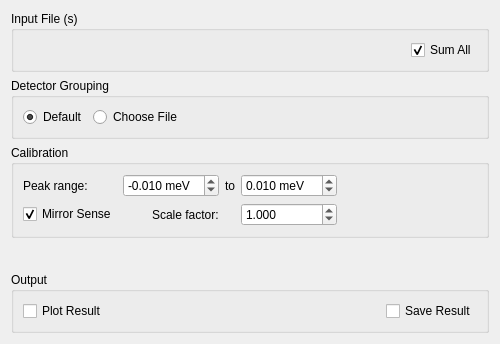
<?xml version="1.0" encoding="UTF-8"?>
<ui version="4.0">
 <class>ILLCalibration</class>
 <widget class="QWidget" name="ILLCalibration">
  <property name="geometry">
   <rect>
    <x>0</x>
    <y>0</y>
    <width>500</width>
    <height>344</height>
   </rect>
  </property>
  <property name="minimumSize">
   <size>
    <width>500</width>
    <height>0</height>
   </size>
  </property>
  <property name="windowTitle">
   <string>Form</string>
  </property>
  <layout class="QVBoxLayout" name="verticalLayout_10">
   <item>
    <widget class="QGroupBox" name="gbInput">
     <property name="title">
      <string>Input File (s)</string>
     </property>
     <layout class="QHBoxLayout" name="horizontalLayout_2">
      <item>
       <widget class="MantidQt::MantidWidgets::MWRunFiles" name="rfRunFile" native="true">
        <property name="sizePolicy">
         <sizepolicy hsizetype="MinimumExpanding" vsizetype="Preferred">
          <horstretch>0</horstretch>
          <verstretch>0</verstretch>
         </sizepolicy>
        </property>
        <property name="toolTip">
         <string>&lt;html&gt;&lt;head/&gt;&lt;body&gt;&lt;p&gt;Input run file (numor)&lt;/p&gt;&lt;/body&gt;&lt;/html&gt;</string>
        </property>
        <property name="label" stdset="0">
         <string>Run File</string>
        </property>
       </widget>
      </item>
      <item>
       <widget class="QCheckBox" name="cbSum">
        <property name="sizePolicy">
         <sizepolicy hsizetype="Preferred" vsizetype="Preferred">
          <horstretch>0</horstretch>
          <verstretch>0</verstretch>
         </sizepolicy>
        </property>
        <property name="text">
         <string>Sum All</string>
        </property>
        <property name="checked">
         <bool>true</bool>
        </property>
       </widget>
      </item>
     </layout>
    </widget>
   </item>
   <item>
    <widget class="QGroupBox" name="gbCalibGrouping">
     <property name="sizePolicy">
      <sizepolicy hsizetype="Preferred" vsizetype="Maximum">
       <horstretch>0</horstretch>
       <verstretch>0</verstretch>
      </sizepolicy>
     </property>
     <property name="title">
      <string>Detector Grouping</string>
     </property>
     <layout class="QHBoxLayout" name="horizontalLayout_3">
      <item>
       <widget class="QRadioButton" name="rdDefault">
        <property name="text">
         <string>Default</string>
        </property>
        <property name="checked">
         <bool>true</bool>
        </property>
        <attribute name="buttonGroup">
         <string notr="true">buttonGroup</string>
        </attribute>
       </widget>
      </item>
      <item>
       <widget class="QRadioButton" name="rdChoose">
        <property name="text">
         <string>Choose File</string>
        </property>
        <attribute name="buttonGroup">
         <string notr="true">buttonGroup</string>
        </attribute>
       </widget>
      </item>
      <item>
       <widget class="QStackedWidget" name="swCalibGrouping">
        <property name="sizePolicy">
         <sizepolicy hsizetype="MinimumExpanding" vsizetype="Preferred">
          <horstretch>0</horstretch>
          <verstretch>0</verstretch>
         </sizepolicy>
        </property>
        <property name="toolTip">
         <string>&lt;html&gt;&lt;head/&gt;&lt;body&gt;&lt;p&gt;Detector grouping .xml file&lt;/p&gt;&lt;/body&gt;&lt;/html&gt;</string>
        </property>
        <property name="currentIndex">
         <number>1</number>
        </property>
        <widget class="QWidget" name="pgCGDefault"/>
        <widget class="QWidget" name="pgCGMapFile">
         <layout class="QVBoxLayout" name="verticalLayout">
          <property name="leftMargin">
           <number>0</number>
          </property>
          <property name="topMargin">
           <number>0</number>
          </property>
          <property name="rightMargin">
           <number>0</number>
          </property>
          <property name="bottomMargin">
           <number>0</number>
          </property>
          <item>
           <widget class="MantidQt::MantidWidgets::MWRunFiles" name="rfMapFile" native="true">
            <property name="enabled">
             <bool>false</bool>
            </property>
            <property name="label" stdset="0">
             <string/>
            </property>
            <property name="fileExtensions" stdset="0">
             <stringlist>
              <string>.xml</string>
             </stringlist>
            </property>
           </widget>
          </item>
         </layout>
        </widget>
       </widget>
      </item>
     </layout>
    </widget>
   </item>
   <item>
    <widget class="QGroupBox" name="gbCalibration">
     <property name="title">
      <string>Calibration</string>
     </property>
     <layout class="QGridLayout" name="gridLayout">
      <item row="1" column="1" alignment="Qt::AlignRight">
       <widget class="QLabel" name="lbScaleFactor">
        <property name="toolTip">
         <string>&lt;html&gt;&lt;head/&gt;&lt;body&gt;&lt;p&gt;Scale factor&lt;/p&gt;&lt;/body&gt;&lt;/html&gt;</string>
        </property>
        <property name="styleSheet">
         <string notr="true"/>
        </property>
        <property name="text">
         <string>Scale factor:</string>
        </property>
       </widget>
      </item>
      <item row="0" column="5">
       <widget class="QDoubleSpinBox" name="spPeakUpper">
        <property name="toolTip">
         <string>&lt;html&gt;&lt;head/&gt;&lt;body&gt;&lt;p&gt;Peak integration range&lt;/p&gt;&lt;/body&gt;&lt;/html&gt;</string>
        </property>
        <property name="suffix">
         <string> meV</string>
        </property>
        <property name="decimals">
         <number>3</number>
        </property>
        <property name="minimum">
         <double>-99.989999999999995</double>
        </property>
        <property name="singleStep">
         <double>0.001000000000000</double>
        </property>
        <property name="value">
         <double>0.010000000000000</double>
        </property>
       </widget>
      </item>
      <item row="1" column="0">
       <widget class="QCheckBox" name="ckMirrorSense">
        <property name="toolTip">
         <string>&lt;html&gt;&lt;head/&gt;&lt;body&gt;&lt;p&gt;Mirror Sense&lt;/p&gt;&lt;/body&gt;&lt;/html&gt;</string>
        </property>
        <property name="text">
         <string>Mirror Sense</string>
        </property>
        <property name="checked">
         <bool>true</bool>
        </property>
       </widget>
      </item>
      <item row="0" column="0" alignment="Qt::AlignLeft">
       <widget class="QLabel" name="lbPeakRange">
        <property name="toolTip">
         <string>&lt;html&gt;&lt;head/&gt;&lt;body&gt;&lt;p&gt;Peak integration range&lt;/p&gt;&lt;/body&gt;&lt;/html&gt;</string>
        </property>
        <property name="text">
         <string>Peak range:</string>
        </property>
       </widget>
      </item>
      <item row="0" column="7">
       <spacer name="horizontalSpacer">
        <property name="orientation">
         <enum>Qt::Horizontal</enum>
        </property>
        <property name="sizeHint" stdset="0">
         <size>
          <width>40</width>
          <height>20</height>
         </size>
        </property>
       </spacer>
      </item>
      <item row="0" column="1" alignment="Qt::AlignLeft">
       <widget class="QDoubleSpinBox" name="spPeakLower">
        <property name="toolTip">
         <string>&lt;html&gt;&lt;head/&gt;&lt;body&gt;&lt;p&gt;Peak integration range&lt;/p&gt;&lt;/body&gt;&lt;/html&gt;</string>
        </property>
        <property name="suffix">
         <string> meV</string>
        </property>
        <property name="decimals">
         <number>3</number>
        </property>
        <property name="minimum">
         <double>-99.989999999999995</double>
        </property>
        <property name="singleStep">
         <double>0.001000000000000</double>
        </property>
        <property name="value">
         <double>-0.010000000000000</double>
        </property>
       </widget>
      </item>
      <item row="0" column="2" alignment="Qt::AlignHCenter">
       <widget class="QLabel" name="lbPeakRangeTo">
        <property name="toolTip">
         <string>&lt;html&gt;&lt;head/&gt;&lt;body&gt;&lt;p&gt;Peak integration range&lt;/p&gt;&lt;/body&gt;&lt;/html&gt;</string>
        </property>
        <property name="text">
         <string>to</string>
        </property>
       </widget>
      </item>
      <item row="1" column="5">
       <widget class="QDoubleSpinBox" name="spScaleFactor">
        <property name="toolTip">
         <string>&lt;html&gt;&lt;head/&gt;&lt;body&gt;&lt;p&gt;Scale factor&lt;/p&gt;&lt;/body&gt;&lt;/html&gt;</string>
        </property>
        <property name="decimals">
         <number>3</number>
        </property>
        <property name="singleStep">
         <double>0.100000000000000</double>
        </property>
        <property name="value">
         <double>1.000000000000000</double>
        </property>
       </widget>
      </item>
     </layout>
    </widget>
   </item>
   <item>
    <spacer name="verticalSpacer">
     <property name="orientation">
      <enum>Qt::Vertical</enum>
     </property>
     <property name="sizeHint" stdset="0">
      <size>
       <width>20</width>
       <height>40</height>
      </size>
     </property>
    </spacer>
   </item>
   <item>
    <widget class="QGroupBox" name="gbOutput">
     <property name="title">
      <string>Output</string>
     </property>
     <layout class="QHBoxLayout" name="horizontalLayout">
      <item>
       <widget class="QCheckBox" name="ckPlot">
        <property name="toolTip">
         <string>Plot resulting calibration file when created.</string>
        </property>
        <property name="text">
         <string>Plot Result</string>
        </property>
       </widget>
      </item>
      <item>
       <spacer name="horizontalSpacer_0">
        <property name="orientation">
         <enum>Qt::Horizontal</enum>
        </property>
        <property name="sizeHint" stdset="0">
         <size>
          <width>40</width>
          <height>20</height>
         </size>
        </property>
       </spacer>
      </item>
      <item>
       <widget class="QCheckBox" name="ckSave">
        <property name="text">
         <string>Save Result</string>
        </property>
       </widget>
      </item>
     </layout>
    </widget>
   </item>
  </layout>
 </widget>
 <customwidgets>
  <customwidget>
   <class>MantidQt::MantidWidgets::MWRunFiles</class>
   <extends>QWidget</extends>
   <header>MantidQtMantidWidgets/MWRunFiles.h</header>
   <container>1</container>
  </customwidget>
 </customwidgets>
 <tabstops>
  <tabstop>spPeakLower</tabstop>
  <tabstop>ckPlot</tabstop>
  <tabstop>ckSave</tabstop>
 </tabstops>
 <resources/>
 <connections>
  <connection>
   <sender>rdDefault</sender>
   <signal>clicked(bool)</signal>
   <receiver>rfMapFile</receiver>
   <slot>setDisabled(bool)</slot>
   <hints>
    <hint type="sourcelabel">
     <x>59</x>
     <y>103</y>
    </hint>
    <hint type="destinationlabel">
     <x>381</x>
     <y>104</y>
    </hint>
   </hints>
  </connection>
  <connection>
   <sender>rdChoose</sender>
   <signal>clicked(bool)</signal>
   <receiver>rfMapFile</receiver>
   <slot>setEnabled(bool)</slot>
   <hints>
    <hint type="sourcelabel">
     <x>151</x>
     <y>103</y>
    </hint>
    <hint type="destinationlabel">
     <x>381</x>
     <y>104</y>
    </hint>
   </hints>
  </connection>
 </connections>
 <buttongroups>
  <buttongroup name="buttonGroup"/>
 </buttongroups>
</ui>
